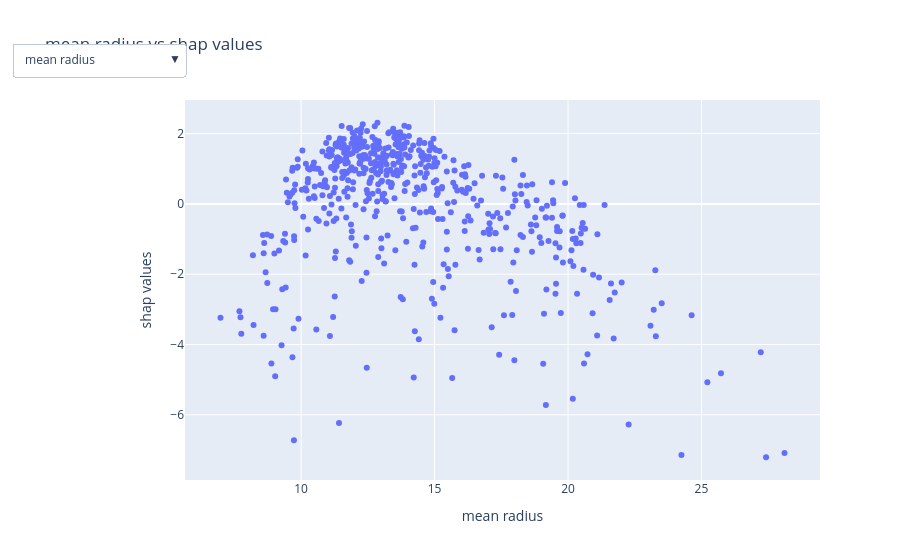

Here is the notebook cell this chart was saved with:
### Code cell
# 동적 시각화 도구 plotly 사용
fig = go.Figure()

# 처음에는 첫 번째 feature를 표시
first_col = sv_df.columns[0]

fig.add_trace(
    go.Scatter(
        x=sv_df[first_col].to_list(),
        y=sv_df['shap_values'].to_list(),
        mode="markers",
        name="data"
    )
)

# Dropdown 메뉴
buttons = []

for col in sv_df.columns:
    buttons.append(
        dict(
            label=col,
            method="update",
            args=[
                {"x": [sv_df[col].to_list()]},       # x 데이터 변경
                {"title": f"{col} vs shap values",
                 "xaxis": {"title": col}}
            ]
        )
    )

fig.update_layout(
    updatemenus=[
        dict(
            buttons=buttons,
            direction="down",
            showactive=True,
            x=0.0,
            y=1.15
        )
    ],
    title=f"{first_col} vs shap values",
    xaxis_title=first_col,
    yaxis_title="shap values"
)

fig.show()

### Figure 1 — Plotly figure (JSON) as saved in the notebook; plotly's stock layout.template omitted (floating-point values rounded to 4 significant figures; data arrays with more than 128 entries replaced by an {"elided": "..."} marker saying what was removed)
{"data": [{"mode": "markers", "name": "data", "type": "scatter", "x": {"elided": "569 float values"}, "y": {"elided": "569 float values"}}], "layout": {"title": {"text": "mean radius vs shap values"}, "updatemenus": [{"buttons": [{"args": [{"x": {"elided": "1x569 float values"}}, {"title": "mean radius vs shap values", "xaxis": {"title": "mean radius"}}], "label": "mean radius", "method": "update"}, {"args": [{"x": {"elided": "1x569 float values"}}, {"title": "mean texture vs shap values", "xaxis": {"title": "mean texture"}}], "label": "mean texture", "method": "update"}, {"args": [{"x": {"elided": "1x569 float values"}}, {"title": "mean perimeter vs shap values", "xaxis": {"title": "mean perimeter"}}], "label": "mean perimeter", "method": "update"}, {"args": [{"x": {"elided": "1x569 float values"}}, {"title": "mean area vs shap values", "xaxis": {"title": "mean area"}}], "label": "mean area", "method": "update"}, {"args": [{"x": {"elided": "1x569 float values"}}, {"title": "mean smoothness vs shap values", "xaxis": {"title": "mean smoothness"}}], "label": "mean smoothness", "method": "update"}, {"args": [{"x": {"elided": "1x569 float values"}}, {"title": "mean compactness vs shap values", "xaxis": {"title": "mean compactness"}}], "label": "mean compactness", "method": "update"}, {"args": [{"x": {"elided": "1x569 float values"}}, {"title": "mean concavity vs shap values", "xaxis": {"title": "mean concavity"}}], "label": "mean concavity", "method": "update"}, {"args": [{"x": {"elided": "1x569 float values"}}, {"title": "mean concave points vs shap values", "xaxis": {"title": "mean concave points"}}], "label": "mean concave points", "method": "update"}, {"args": [{"x": {"elided": "1x569 float values"}}, {"title": "mean symmetry vs shap values", "xaxis": {"title": "mean symmetry"}}], "label": "mean symmetry", "method": "update"}, {"args": [{"x": {"elided": "1x569 float values"}}, {"title": "mean fractal dimension vs shap values", "xaxis": {"title": "mean fractal dimension"}}], "label": "mean fractal dimension", "method": "update"}, {"args": [{"x": {"elided": "1x569 float values"}}, {"title": "radius error vs shap values", "xaxis": {"title": "radius error"}}], "label": "radius error", "method": "update"}, {"args": [{"x": {"elided": "1x569 float values"}}, {"title": "texture error vs shap values", "xaxis": {"title": "texture error"}}], "label": "texture error", "method": "update"}, {"args": [{"x": {"elided": "1x569 float values"}}, {"title": "perimeter error vs shap values", "xaxis": {"title": "perimeter error"}}], "label": "perimeter error", "method": "update"}, {"args": [{"x": {"elided": "1x569 float values"}}, {"title": "area error vs shap values", "xaxis": {"title": "area error"}}], "label": "area error", "method": "update"}, {"args": [{"x": {"elided": "1x569 float values"}}, {"title": "smoothness error vs shap values", "xaxis": {"title": "smoothness error"}}], "label": "smoothness error", "method": "update"}, {"args": [{"x": {"elided": "1x569 float values"}}, {"title": "compactness error vs shap values", "xaxis": {"title": "compactness error"}}], "label": "compactness error", "method": "update"}, {"args": [{"x": {"elided": "1x569 float values"}}, {"title": "concavity error vs shap values", "xaxis": {"title": "concavity error"}}], "label": "concavity error", "method": "update"}, {"args": [{"x": {"elided": "1x569 float values"}}, {"title": "concave points error vs shap values", "xaxis": {"title": "concave points error"}}], "label": "concave points error", "method": "update"}, {"args": [{"x": {"elided": "1x569 float values"}}, {"title": "symmetry error vs shap values", "xaxis": {"title": "symmetry error"}}], "label": "symmetry error", "method": "update"}, {"args": [{"x": {"elided": "1x569 float values"}}, {"title": "fractal dimension error vs shap values", "xaxis": {"title": "fractal dimension error"}}], "label": "fractal dimension error", "method": "update"}, {"args": [{"x": {"elided": "1x569 float values"}}, {"title": "worst radius vs shap values", "xaxis": {"title": "worst radius"}}], "label": "worst radius", "method": "update"}, {"args": [{"x": {"elided": "1x569 float values"}}, {"title": "worst texture vs shap values", "xaxis": {"title": "worst texture"}}], "label": "worst texture", "method": "update"}, {"args": [{"x": {"elided": "1x569 float values"}}, {"title": "worst perimeter vs shap values", "xaxis": {"title": "worst perimeter"}}], "label": "worst perimeter", "method": "update"}, {"args": [{"x": {"elided": "1x569 float values"}}, {"title": "worst area vs shap values", "xaxis": {"title": "worst area"}}], "label": "worst area", "method": "update"}, {"args": [{"x": {"elided": "1x569 float values"}}, {"title": "worst smoothness vs shap values", "xaxis": {"title": "worst smoothness"}}], "label": "worst smoothness", "method": "update"}, {"args": [{"x": {"elided": "1x569 float values"}}, {"title": "worst compactness vs shap values", "xaxis": {"title": "worst compactness"}}], "label": "worst compactness", "method": "update"}, {"args": [{"x": {"elided": "1x569 float values"}}, {"title": "worst concavity vs shap values", "xaxis": {"title": "worst concavity"}}], "label": "worst concavity", "method": "update"}, {"args": [{"x": {"elided": "1x569 float values"}}, {"title": "worst concave points vs shap values", "xaxis": {"title": "worst concave points"}}], "label": "worst concave points", "method": "update"}, {"args": [{"x": {"elided": "1x569 float values"}}, {"title": "worst symmetry vs shap values", "xaxis": {"title": "worst symmetry"}}], "label": "worst symmetry", "method": "update"}, {"args": [{"x": {"elided": "1x569 float values"}}, {"title": "worst fractal dimension vs shap values", "xaxis": {"title": "worst fractal dimension"}}], "label": "worst fractal dimension", "method": "update"}, {"args": [{"x": {"elided": "1x569 float values"}}, {"title": "shap_values vs shap values", "xaxis": {"title": "shap_values"}}], "label": "shap_values", "method": "update"}], "direction": "down", "showactive": true, "x": 0, "y": 1.15}], "xaxis": {"title": {"text": "mean radius"}}, "yaxis": {"title": {"text": "shap values"}}}}
